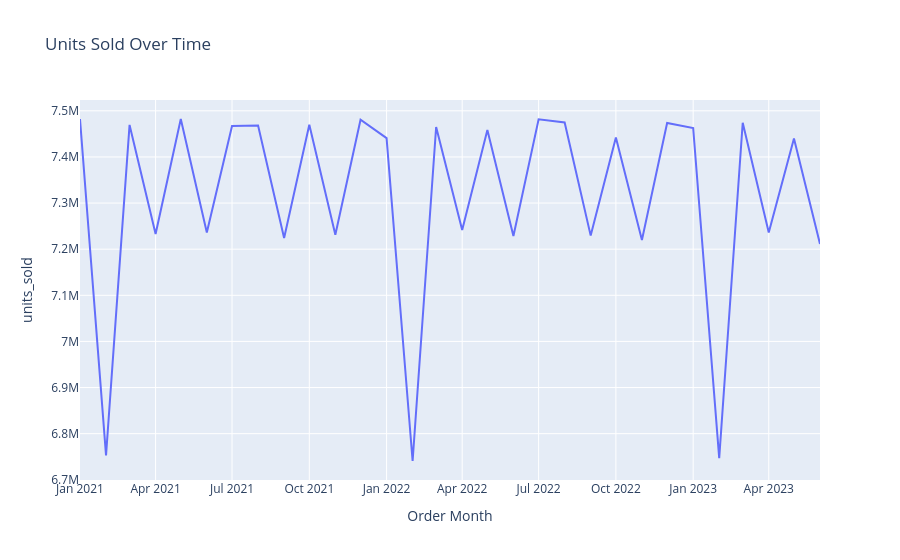

The cell this chart's notebook holds for it:
### Code cell
# Create a line chart for units sold over time
fig = px.line(monthly_revenue, x="order_month", y="units_sold",
              labels={"value": "Units Sold", "order_month": "Order Month"},
              title="Units Sold Over Time")

fig.show()

### Figure 1 — Plotly figure (JSON) as saved in the notebook; plotly's stock layout.template omitted (floating-point values rounded to 4 significant figures)
{"data": [{"hovertemplate": "Order Month=%{x}<br>units_sold=%{y}<extra></extra>", "legendgroup": "", "line": {"color": "#636efa", "dash": "solid"}, "marker": {"symbol": "circle"}, "mode": "lines", "name": "", "orientation": "v", "showlegend": false, "type": "scatter", "x": ["2021-01-01", "2021-02-01", "2021-03-01", "2021-04-01", "2021-05-01", "2021-06-01", "2021-07-01", "2021-08-01", "2021-09-01", "2021-10-01", "2021-11-01", "2021-12-01", "2022-01-01", "2022-02-01", "2022-03-01", "2022-04-01", "2022-05-01", "2022-06-01", "2022-07-01", "2022-08-01", "2022-09-01", "2022-10-01", "2022-11-01", "2022-12-01", "2023-01-01", "2023-02-01", "2023-03-01", "2023-04-01", "2023-05-01", "2023-06-01"], "xaxis": "x", "y": [7482261, 6752817, 7469408, 7233028, 7482198, 7236154, 7467006, 7468090, 7224376, 7469797, 7231424, 7480646, 7440706, 6740718, 7464798, 7241561, 7458202, 7228446, 7481702, 7474623, 7229453, 7442109, 7219779, 7473585, 7462669, 6747007, 7474212, 7236241, 7440144, 7211404], "yaxis": "y"}], "layout": {"legend": {"tracegroupgap": 0}, "title": {"text": "Units Sold Over Time"}, "xaxis": {"anchor": "y", "domain": [0, 1], "title": {"text": "Order Month"}}, "yaxis": {"anchor": "x", "domain": [0, 1], "title": {"text": "units_sold"}}}}
